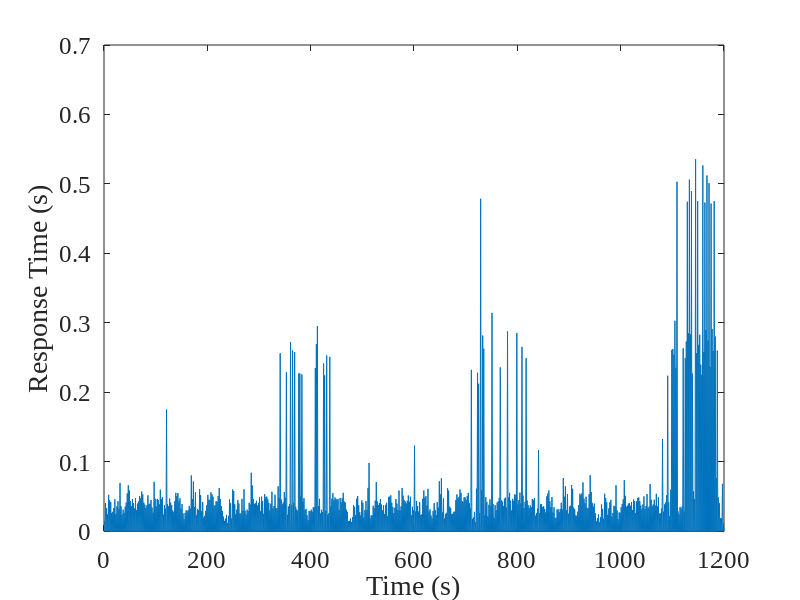

Recreate this plot in MATLAB. (Note: this script raises an error after producing the figure.)
close all;
clear all;
clc;

load('all02');
load('QoE2202');
TS=TS-mod(TS,1);
[value,xindex]=intersect(metricsTime,TS);
X=metrics(xindex,:);
[yvalue, yindex]=intersect(TS, value);
Y=responseTime(yindex);
N=length(Y);

figure;
plot(responseTime);
set(gca, 'FontName', 'Times New Roman', 'FontSize', 18);
ylabel('Response Time (s)');
xlabel('Time (s)');
figfile=sprintf('rt_withanomaly');
print(figfile,'-dpng','-r800');


trainTimes=20;
for i=1:length(trainTimes)
    wint=trainTimes(i);
    for t=wint+1:N
        trainX=X(t-wint:t-1,:);
        trainY=Y(t-wint:t-1);
        tic;
        B=LassoActiveSet(trainX,trainY,0.01);
        tt(t)=toc;
        
        tic;
        testY=Y(t);
        testX=X(t,:);
        pt(t)=toc;
        
        real(t)=testY;
        estimate(t)=max(testX*B,0);
        trainEABS(t)=mean(abs(trainX*B-trainY));
        trainEREL(t)=mean(abs((trainX*B-trainY))./trainY);
        testEABS(t)=mean(testY-testX*B);
        testEREL(t)=mean((testX*B-testY)./testY);
    end
    figure;
    subplot(2,1,1);
    plot(trainEABS, 'g-'); hold on;
    plot(testEABS, 'r-');
    set(gca, 'FontName', 'Times New Roman', 'FontSize', 18);
    ylim([-0.5 0.5]);
    ylabel('Absolute Error');
    xlabel('time');
    subplot(2,1,2);
    plot(trainEREL*100, 'g-');hold on;
    plot(testEREL*100, 'r-');
    set(gca, 'FontName', 'Times New Roman', 'FontSize', 18);
    ylim([-100 100]);
    legend('train', 'test');
    ylabel('Relative Error (%)');
    xlabel('time');
    figfile=sprintf('error_anomaly_window');
    print(figfile,'-dpng','-r800');
    
    figure;
    plot(real, 'g-'); hold on;
    plot(estimate, 'r-');
    set(gca, 'FontName', 'Times New Roman', 'FontSize', 18);
    ylim([0 2]);
    legend('real', 'estimate');
    ylabel('Response Time');
    xlabel('time');
    figfile=sprintf('error_anomaly_window');
    print(figfile,'-dpng','-r800');
%     tic
%     testY=Y(t+1:end);
%     testX=X(t+1:end,:);
%     testEABS(i)=mean(testY-testX*B);
%     testEREL(i)=mean((testX*B-testY)./testY);
%     pt(i)=toc/(length(Y)-t);
    
%     figure;
%     subplot(2,1,1);
%     plot(testY-testX*B, 'r-');
%     ylabel('testing error');
%     xlabel('time');
%     % figfile=sprintf('trainerror');
%     % print(figfile,'-dpng','-r800');
%     subplot(2,1,2);
%     plot(testY, 'g*-');hold on;
%     plot(testX*B, 'bo-');
%     legend('real', 'estimated');
%     ylabel('response time');
%     xlabel('time');
%     figfile=sprintf('testing_window');
%     print(figfile,'-dpng','-r800');
end
return;
figure;
plot(trainTimes, trainEABS, 'g*-'); hold on;
plot(trainTimes, testEABS, 'ro-');
set(gca, 'FontName', 'Times New Roman', 'FontSize', 18);
legend('training', 'testing');
ylabel('Absolute Error');
xlabel('Training Time (s)');
figfile=sprintf('absolute_error_withanomaly');
print(figfile,'-dpng','-r800');

figure;
plot(trainTimes, trainEREL, 'g*-'); hold on;
plot(trainTimes, testEREL, 'ro-');
set(gca, 'FontName', 'Times New Roman', 'FontSize', 18);
legend('training', 'testing');
ylabel('Relative Error');
xlabel('Training Time (s)');
figfile=sprintf('absolute_error_withanomaly');
print(figfile,'-dpng','-r800');

figure;
plot(trainTimes, tt, 'g*-'); hold on;
plot(trainTimes, pt, 'ro-');
set(gca, 'FontName', 'Times New Roman', 'FontSize', 18);
legend('training', 'testing');
ylabel('Computation Time (s)');
xlabel('Training Time (s)');
figfile=sprintf('computation_time_withanomaly');
print(figfile,'-dpng','-r800');

%     figure;
%     plot(testY-testX*B, 'r-');
%     ylabel('testing error');
%     xlabel('time');
%     % figfile=sprintf('error');
%     % print(figfile,'-dpng','-r800');
% 
%     figure;
%     plot(testY, 'g*-');hold on;
%     plot(testX*B, 'bo-');
%     legend('real', 'estimated');
%     ylabel('response time');
%     xlabel('time');
%     % figfile=sprintf('compare');
%     % print(figfile,'-dpng','-r800');